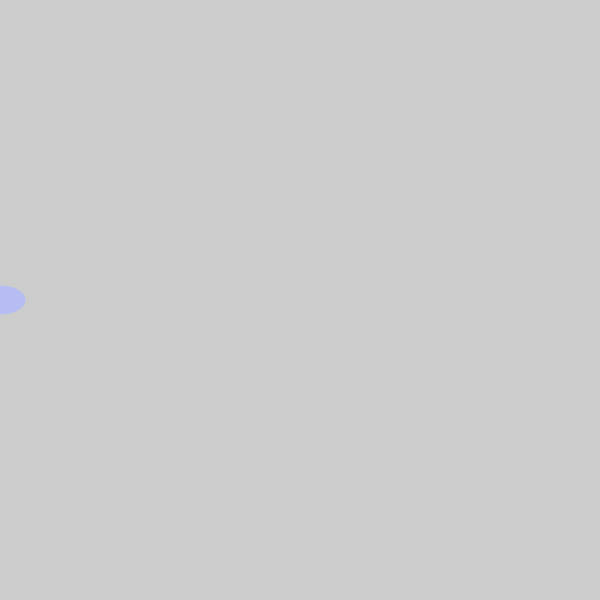
Frame 1 (no input)
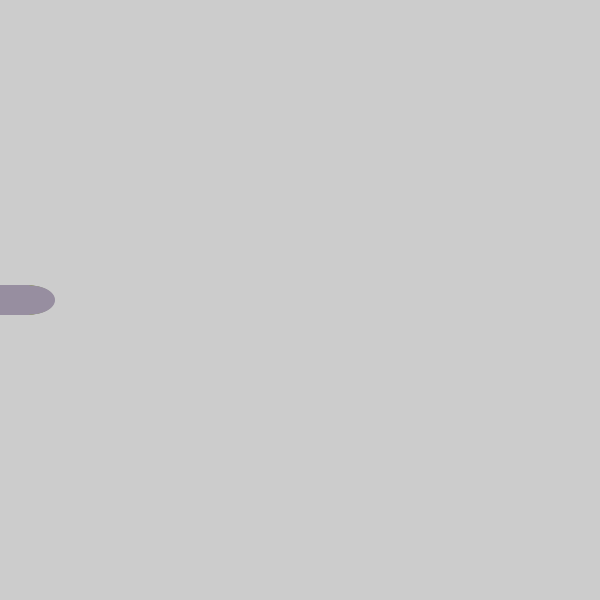
Frame 60 (the mouse pressed at the canvas centre just before this capture)
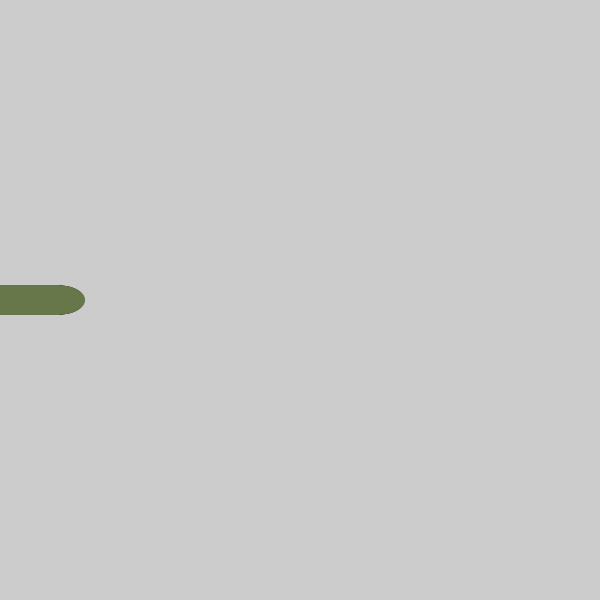
Frame 120 (the mouse held since frame 60 and released just before this capture)

The Processing sketch that drew these frames (run headless with seeded random() and noise(); from frame 60 on, the mouse is pressed at the canvas centre):

// Processing sketch: processing_91806
// ── processing_91806.pde

/*

 the goal was to draw snakes of different colors moving across the screen. somehow, this turned into an airplane.
 I'd like to re-visit this when I have more time to complete it.
 
 */

// global variables
int leng = 235;
float x = -leng;
float speed = 0.5;

void setup() {
  size(600, 600);
  smooth();
  rectMode(CENTER);
  colorMode( HSB, 360, 100, 100);
  //frameRate(10);
 
}

void draw() {
  println(frameRate);
  //background(0);


  //snake shape
  
  int snakefillHue;
  snakefillHue = (int)random(0, 360);
  
  int snakefillBrightness;
  snakefillBrightness = (int)random(0, 100);
  
  int snakefillSaturation;
  snakefillSaturation = (int)random(0, 100);
  

  x += speed;
  
  //int _y;
  //_y = (int)random(15, 585);
  
  fill(snakefillHue, snakefillBrightness, snakefillSaturation);
  noStroke();
  rect(x+(leng/2), 300, leng, 30);
  triangle(x, 315, x, 225, x+(leng/4), 315);
  triangle(x+(leng/3), 315, x+(leng/1.5), 315, x+(leng/3), 450); 
  
  ellipse(x+leng, 300, 50, 29);
  
}
